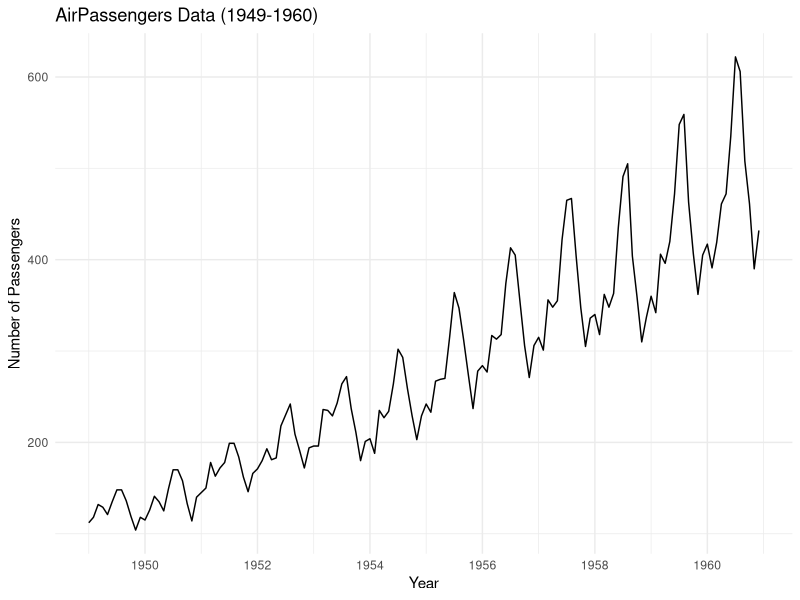
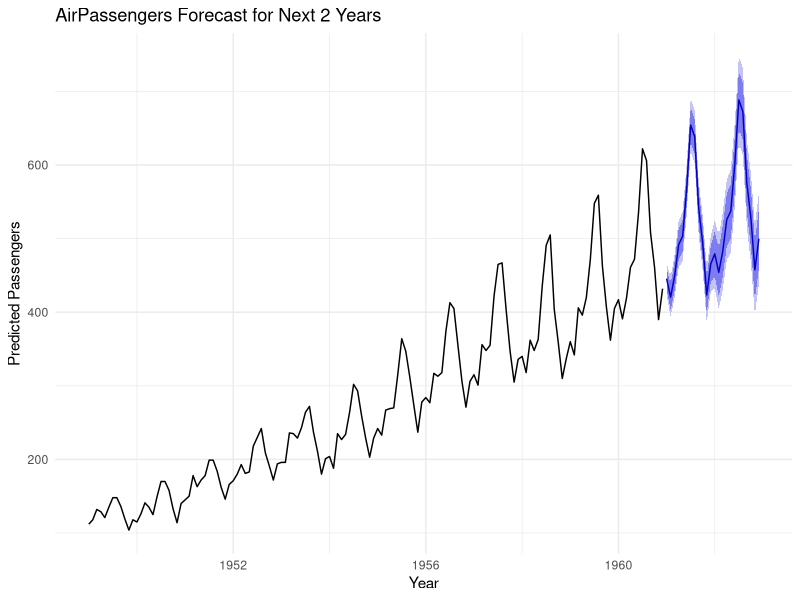
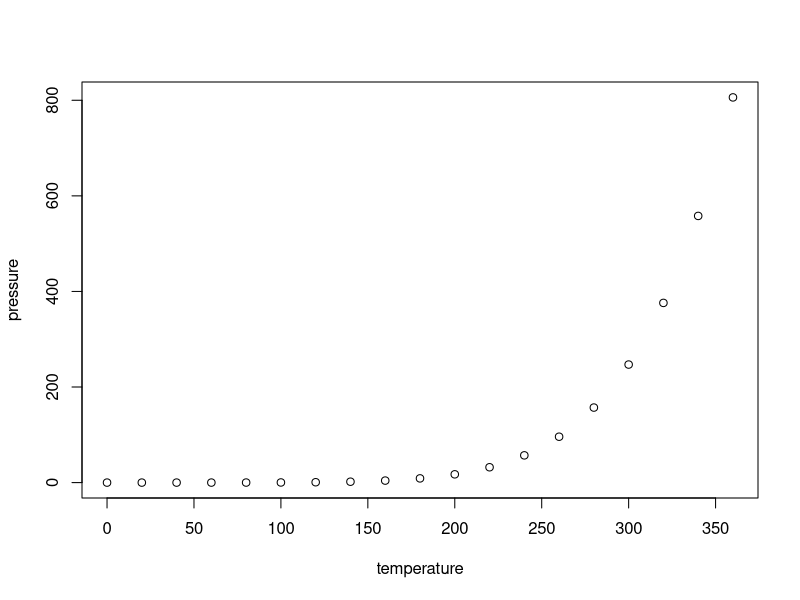

Source code (R) for these figures, in order:
## ---- chunk 1
# Load necessary libraries
library(forecast) 
library(tseries)  
library(ggplot2)

# Load the AirPassengers dataset
data("AirPassengers")

# Convert to time series object
airpass_ts <- ts(AirPassengers, start = c(1949, 1), frequency = 12)

# Plot the original time series data
autoplot(airpass_ts) + 
  ggtitle("AirPassengers Data (1949-1960)") + 
  xlab("Year") + ylab("Number of Passengers") +
  theme_minimal()




## ---- chunk 2

# Perform Augmented Dickey-Fuller test for stationarity
adf_test <- adf.test(airpass_ts, alternative = "stationary")
print(adf_test)

# Apply differencing to make data stationary if needed
diff_airpass <- diff(airpass_ts)
adf_test_diff <- adf.test(diff_airpass, alternative = "stationary")
print(adf_test_diff)
## ---- chunk 3
# Fit ARIMA model
arima_model <- auto.arima(airpass_ts)

# Print model summary
summary(arima_model)

# Forecast the next 24 months (2 years)
forecast_airpass <- forecast(arima_model, h = 24)
## ---- chunk 4


# Plot the forecast
autoplot(forecast_airpass) + 
  ggtitle("AirPassengers Forecast for Next 2 Years") +
  xlab("Year") + ylab("Predicted Passengers") +
  theme_minimal()

## ---- chunk 5
knitr::opts_chunk$set(echo = TRUE)
## ---- chunk 6
summary(cars)
## ---- chunk 7
plot(pressure)
